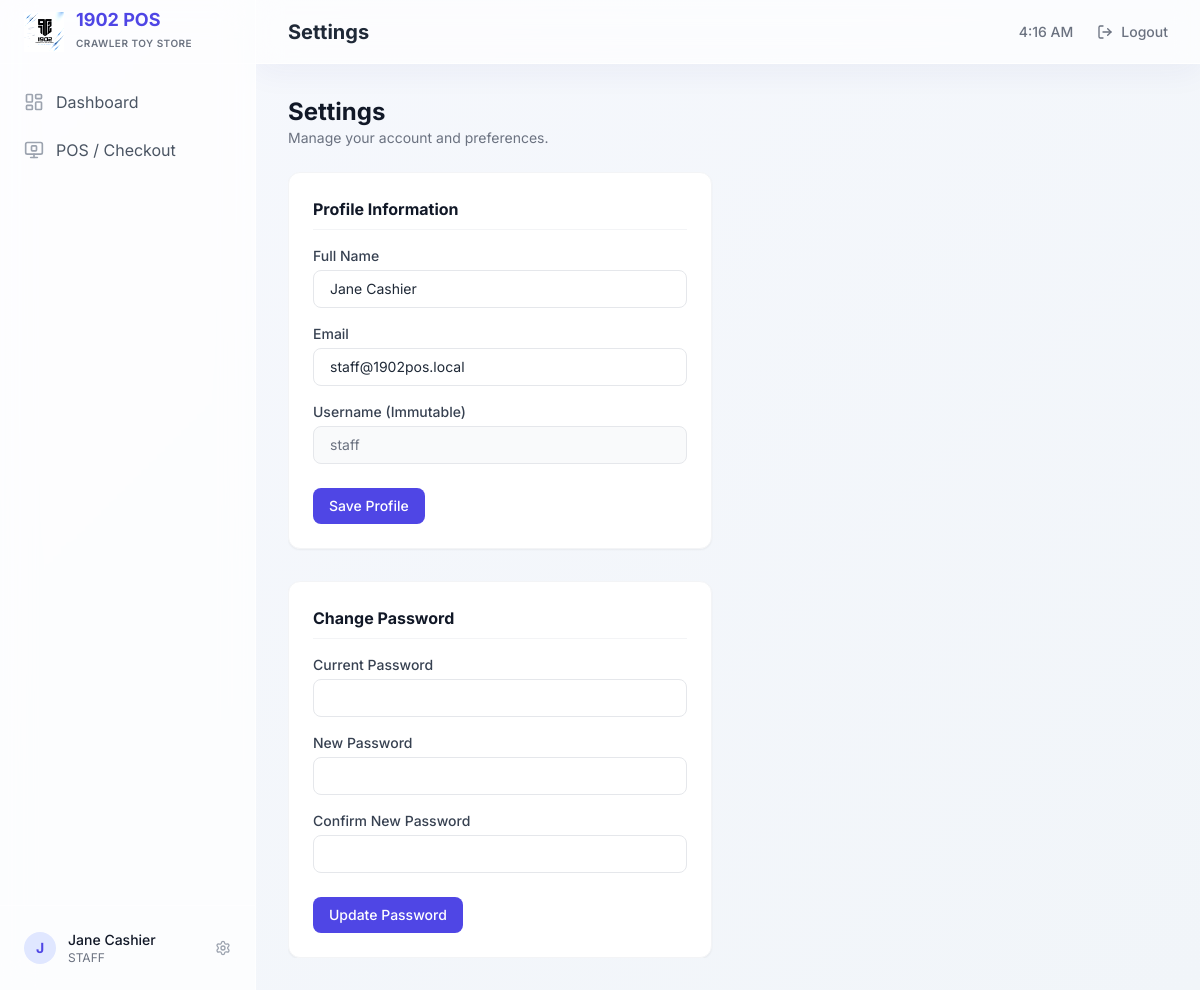
/settings/index.php (signed in), run on the app's committed database.
### tables this page shows
CREATE TABLE IF NOT EXISTS `users` (
    `id` INT AUTO_INCREMENT PRIMARY KEY,
    `name` VARCHAR(100) NOT NULL,
    `username` VARCHAR(50) NOT NULL UNIQUE,
    `email` VARCHAR(100) NOT NULL UNIQUE,
    `password` VARCHAR(255) NOT NULL,
    `role` ENUM('ADMIN', 'PARTNER', 'STAFF') NOT NULL DEFAULT 'STAFF',
    `status` ENUM('ACTIVE', 'INACTIVE') NOT NULL DEFAULT 'ACTIVE',
    `created_at` DATETIME DEFAULT CURRENT_TIMESTAMP,
    `updated_at` DATETIME DEFAULT CURRENT_TIMESTAMP ON UPDATE CURRENT_TIMESTAMP,
    `last_login` DATETIME NULL
);

### settings/index.php (the view, shortened to what this page needs)
<?php
require_once '../includes/header.php';
require_once '../includes/sidebar.php';
require_once '../includes/db.php';
$user_id = $_SESSION['user_id'];
$stmt = $pdo->prepare("SELECT * FROM users WHERE id = ?");
$stmt->execute([$user_id]);
$user = $stmt->fetch();
?>
<div class="max-w-7xl mx-auto flex flex-col h-[calc(100vh-8rem)]">
    <div class="mb-6 shrink-0">
        <h2 class="text-2xl font-bold text-gray-900">Settings</h2>
        <p class="text-gray-500 text-sm">Manage your account and preferences.</p>
    </div>
    <div class="flex-1 overflow-y-auto">
        <div class="grid grid-cols-1 lg:grid-cols-2 gap-8">
            <div class="space-y-8">
                <div class="bg-white rounded-xl shadow-sm border border-gray-100 p-6">
                    <h3 class="font-bold text-gray-900 mb-4 border-b border-gray-100 pb-2">Profile Information</h3>
                    <form method="POST">
                        <div class="mb-4">
                            <label class="block text-sm font-medium text-gray-700 mb-1">Full Name</label>
                            <input type="text" name="name" value="<?= htmlspecialchars($user['name']) ?>" class="w-full px-4 py-2 border border-gray-200 rounded-lg focus:ring-indigo-500 focus:border-indigo-500 text-sm" required>
                        </div>
                        <div class="mb-4">
                            <label class="block text-sm font-medium text-gray-700 mb-1">Email</label>
                            <input type="email" name="email" value="<?= htmlspecialchars($user['email']) ?>" class="w-full px-4 py-2 border border-gray-200 rounded-lg focus:ring-indigo-500 focus:border-indigo-500 text-sm" required>
                        </div>
                        <div class="mb-6">
                            <label class="block text-sm font-medium text-gray-700 mb-1">Username (Immutable)</label>
                            <input type="text" value="<?= htmlspecialchars($user['username']) ?>" class="w-full px-4 py-2 border border-gray-200 rounded-lg bg-gray-50 text-gray-500 text-sm" disabled>
                        </div>
                        <button type="submit" class="bg-indigo-600 text-white font-medium py-2 px-4 rounded-lg hover:bg-indigo-700 transition text-sm">Save Profile</button>
                    </form>
                </div>
                <div class="bg-white rounded-xl shadow-sm border border-gray-100 p-6">
                    <h3 class="font-bold text-gray-900 mb-4 border-b border-gray-100 pb-2">Change Password</h3>
                    <form method="POST">
                        <div class="mb-4">
                            <label class="block text-sm font-medium text-gray-700 mb-1">Current Password</label>
                            <input type="password" name="current_password" class="w-full px-4 py-2 border border-gray-200 rounded-lg focus:ring-indigo-500 focus:border-indigo-500 text-sm" required>
                        </div>
                        <div class="mb-4">
                            <label class="block text-sm font-medium text-gray-700 mb-1">New Password</label>
                            <input type="password" name="new_password" class="w-full px-4 py-2 border border-gray-200 rounded-lg focus:ring-indigo-500 focus:border-indigo-500 text-sm" required>
                        </div>
                        <div class="mb-6">
                            <label class="block text-sm font-medium text-gray-700 mb-1">Confirm New Password</label>
                            <input type="password" name="confirm_password" class="w-full px-4 py-2 border border-gray-200 rounded-lg focus:ring-indigo-500 focus:border-indigo-500 text-sm" required>
                        </div>
                        <button type="submit" class="bg-indigo-600 text-white font-medium py-2 px-4 rounded-lg hover:bg-indigo-700 transition text-sm">Update Password</button>
                    </form>
                </div>
            </div>
        </div>
    </div>
</div>
<?php require_once '../includes/footer.php'; ?>

### includes/header.php (style rules this page uses)
body { font-family: 'Inter', sans-serif; background: linear-gradient(135deg, #f6f8fd 0%, #f1f5f9 100%); background-attachment: fixed; }

### data on the page
users: name "Jane Cashier", email "staff@1902pos.local", username "staff"

### other printed values
substr($_SESSION['name'], 0, 1) "J"
$_SESSION['name'] "Jane Cashier"
$_SESSION['role'] "STAFF"
str_replace('-', ' ', $currentPage) "Settings"
